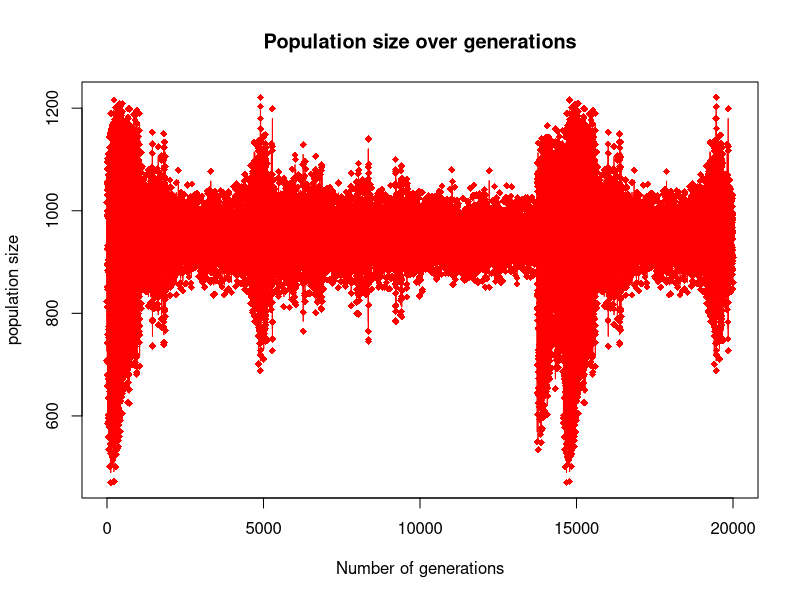

Reproduce this figure in R. (Note: this script raises an error after producing the figure.)
## ---- chunk 1
gen <- read.table("generations.txt")
gen$r <- gen$N / gen$K_means
x <- nrow(gen)
## ---- chunk 2
plot(1:x, 
     gen$N, 
     type="b", 
     pch=18, 
     col="red", 
     xlab="Number of generations", 
     ylab="population size", 
     main="Population size over generations")
## ---- chunk 3
plot(24890:24898, 
     gen$N[24890:24898], 
     type="b", 
     pch=18, 
     col="red", 
     xlab="Number of generations", 
     ylab="population size", 
     main="Population size (zoom on the weird peak)")
## ---- chunk 4
gen[24890:24898,]
## ---- chunk 5
plot(1:24880, 
     gen$N[1:24880], 
     type="b", 
     pch=18, 
     col="red", 
     xlab="Number of generations", 
     ylab="population size", 
     main="Population size (snapshot before peak)")
## ---- chunk 6
# plot the relative density of population with mutation
plot(1:x, 
     gen$r, 
     type="b", 
     pch=20, 
     col="blue", 
     xlab="Time in generations", 
     ylab="relative density N/mean(K)", 
     main="Evolution of the relative density over generations")
## ---- chunk 7
# plot the relative density of population with mutation
plot(1:24880, 
     gen$r[1:24880], 
     type="b", 
     pch=20, 
     col="blue", 
     xlab="Time in generations", 
     ylab="relative density N/mean(K)", 
     main="Evolution of the relative density (snapshot before peak)")
## ---- chunk 8
plot_mean_with_sd <- function(means, 
                              sd, 
                              interval=NULL, 
                              xlab="Time in generations", 
                              ylab=NULL, 
                              main=NULL) 
{
  if (is.null(interval)) {
    interval <- 1:length(means)
  }
  plot(interval, 
       means[interval], 
       type = 'l', 
       col="blue", 
       ylim=c(min(means-sd), max(means+sd)), 
       xlab=xlab, 
       ylab=ylab, 
       main=main)
  
  polygon(c(rev(interval), interval), 
          c(rev(means[interval]-sd[interval]),
            means[interval]+sd[interval]), 
          col = 'grey80', border = NA)
  
  lines(interval, means[interval], col="blue")
  lines(interval, means[interval]-sd[interval], lty = 'dashed', col = 'red')
  lines(interval, means[interval]+sd[interval], lty = 'dashed', col = 'red')
}
## ---- chunk 9
plot_mean_with_sd(gen$K_means, 
                  gen$K_sd, 
                  ylab="mean(K) \u00B1 sd(K)", 
                  main="Mean equilibrium density per generation and their standard deviation")
## ---- chunk 10
plot_mean_with_sd(gen$K_means, 
                  gen$K_sd, 
                  interval = 24880:24950,
                  ylab="mean(K) \u00B1 sd(K)", 
                  main="Equilibrium density (zoom around peak)")
## ---- chunk 11
plot_mean_with_sd(gen$c_means, 
                  gen$c_sd, 
                  ylab="mean(c) \u00B1 sd(c)", 
                  main="Mean complexity per generation and their standard deviation")
## ---- chunk 12
plot_mean_with_sd(gen$c_means, 
                  gen$c_sd, 
                  interval=24880:24900, 
                  ylab="mean(c) \u00B1 sd(c)", 
                  main="Complexity (zoom around peak)")
## ---- chunk 13
plot_mean_with_sd(gen$c_means, 
                  gen$c_sd, 
                  interval=24894:24898, 
                  ylab="mean(c) \u00B1 sd(c)", 
                  main="Complexity (closer zoom around peak)")
## ---- chunk 14
plot_mean_with_sd(gen$c_means, 
                  gen$c_sd, 
                  ylab="mean(lambda) \u00B1 sd(lambda)", 
                  main="Mean growth rate per generation and their standard deviation")
## ---- chunk 15
plot_mean_with_sd(gen$c_means, 
                  gen$c_sd, 
                  interval = 24880:24900,
                  ylab="mean(lambda) \u00B1 sd(lambda)", 
                  main="Growth rate (zoom around peak)")
## ---- chunk 16
plot_mean_with_sd(gen$c_means, 
                  gen$c_sd, 
                  interval = 24894:24898,
                  ylab="mean(lambda) \u00B1 sd(lambda)", 
                  main="Growth rate (closer zoom around peak)")
## ---- chunk 17
plot(1:x, 
     gen$fitness_means, 
     type = 'l', 
     col="blue", 
     xlab="Time in generations", 
     ylab="mean(fitness)", 
     main="Mean fitness per generation")
## ---- chunk 18
plot(1:24880, 
     gen$fitness_means[1:24880], 
     type = 'l', 
     col="blue", 
     xlab="Time in generations", 
     ylab="mean(fitness)", 
     main="Mean fitness per generation (snapshot before peak)")
